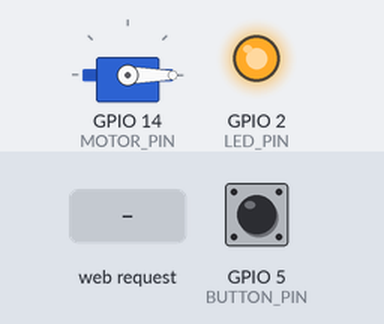
A sketch run on a simulated ESP8266 (NodeMCU). Parts: servo, output pins drawn as LEDs (lit = HIGH). Inputs (shaded band) come from the test bench; at power-on: GPIO 5 (BUTTON_PIN) HIGH. WiFi joins after 1.5 s; servers stay silent unless stated; uploads are accepted with an empty reply; what the sketch prints to the serial monitor is not drawn.

Above: at 0.4 s.
At 3.0 s:
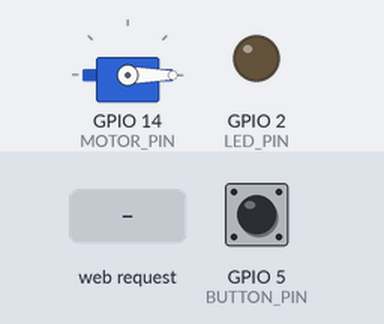
3.1 s: HTTP request GET /trigger received
At 3.7 s:
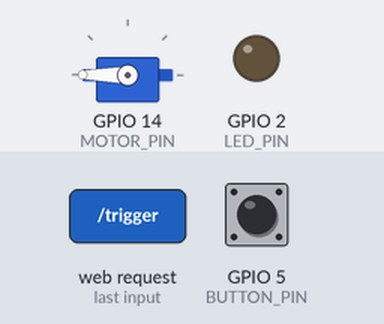
5.4 s: GPIO 5 (BUTTON_PIN) pulled LOW for 0.15 s
Timing chart, 0 to 8.4 s (numbered marks = the images above; inputs shaded):
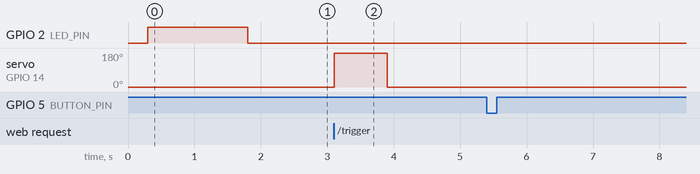

The sketch:

Clien.ino
```cpp
// ======= CLIENT ESP8266 : PING + LED ONLINE + BOUTON + SERVO SG90 =======

#include <ESP8266WiFi.h>
#include <ESP8266WebServer.h>
#include <ESP8266HTTPClient.h>
#include <Servo.h>

const int CLIENT_ID = 1;

// SERVEUR
const char* SSID_SERVER   = "CHAIN_SERVER";
const char* PASSWORD_SERV = "12345678";

IPAddress IP_SERVER(192,168,4,1);

// IP fixe du client
IPAddress IP_CLIENT(192,168,4,100 + CLIENT_ID);
IPAddress GATEWAY(192,168,4,1);
IPAddress SUBNET(255,255,255,0);

// LED ONLINE
const int LED_PIN = 2;  // GPIO2 = D4

// BOUTON + SERVO
const int BUTTON_PIN = 5;   // D1
const int MOTOR_PIN  = 14;  // D5

const int SERVO_OPEN_ANGLE   = 190;
const int SERVO_CLOSED_ANGLE = 0;
const int SERVO_PULSE_MS     = 800;

ESP8266WebServer server(80);
Servo servoMotor;

unsigned long lastPing = 0;
bool serverReachable = false;

// ---- Moteur (servo SG90) ----
void handleTrigger() {
  Serial.println("TRIGGER → servo à 90°");
  servoMotor.write(SERVO_OPEN_ANGLE);
  delay(SERVO_PULSE_MS);
  servoMotor.write(SERVO_CLOSED_ANGLE);
  server.send(200,"text/plain","OK");
}

// ---- Signal bouton ----
void notifyServer() {
  if (!serverReachable) {
    Serial.println("Serveur injoignable → pas d’envoi");
    return;
  }

  WiFiClient client;
  HTTPClient http;

  String url = "http://" + IP_SERVER.toString() + "/button?id=" + String(CLIENT_ID);
  http.begin(client, url);
  http.GET();
  http.end();
}

// ---- PING ----
void sendPing() {
  WiFiClient client;
  HTTPClient http;

  String url = "http://" + IP_SERVER.toString() + "/ping?id=" + String(CLIENT_ID);

  if (http.begin(client, url)) {
    int code = http.GET();

    if (code == 200) {
      serverReachable = true;
      Serial.println("Ping OK → serveur disponible");
    } else {
      serverReachable = false;
      Serial.println("Ping FAIL → pas de réponse");
    }

    http.end();
  } else {
    serverReachable = false;
    Serial.println("Ping impossible");
  }

  // LED selon état serveur
  if (serverReachable) {
    digitalWrite(LED_PIN, LOW);  // LED ON (active LOW)
  } else {
    digitalWrite(LED_PIN, HIGH); // LED OFF
  }
}

void setup() {
  Serial.begin(115200);
  delay(300);

  pinMode(LED_PIN, OUTPUT);
  pinMode(BUTTON_PIN, INPUT_PULLUP);
  digitalWrite(LED_PIN, HIGH);  // LED OFF au départ

  servoMotor.attach(MOTOR_PIN);
  servoMotor.write(SERVO_CLOSED_ANGLE);

  // Connexion WiFi
  WiFi.mode(WIFI_STA);
  WiFi.config(IP_CLIENT, GATEWAY, SUBNET);
  WiFi.begin(SSID_SERVER, PASSWORD_SERV);

  Serial.println("Connexion au serveur...");

  while (WiFi.status() != WL_CONNECTED) {
    delay(250);
  }

  Serial.println("Client connecté !");
  digitalWrite(LED_PIN, LOW); // LED ON

  server.on("/trigger", handleTrigger);
  server.begin();
}

void loop() {
  server.handleClient();

  // --- PING toutes les 2 secondes ---
  if (millis() - lastPing > 2000) {
    lastPing = millis();
    sendPing();
  }

  // Bouton → envoi au serveur
  if (digitalRead(BUTTON_PIN) == LOW) {
    Serial.println("Bouton appuyé → notify");
    notifyServer();
    delay(400);
    while (digitalRead(BUTTON_PIN)==LOW) delay(10);
  }
}
```

Measured:
- after the input at 3.1 s, servo on GPIO 14 (MOTOR_PIN): 0° → 180° at once, → 0° 0.80 s later
- after the input at 5.4 s, every drawn part: stays the same
